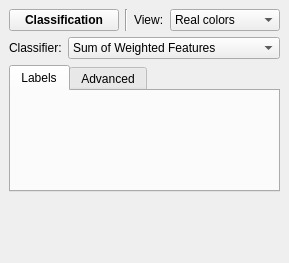
<?xml version="1.0" encoding="UTF-8"?>
<ui version="4.0">
 <class>Classification</class>
 <widget class="QDockWidget" name="Classification">
  <property name="geometry">
   <rect>
    <x>0</x>
    <y>0</y>
    <width>289</width>
    <height>263</height>
   </rect>
  </property>
  <property name="sizePolicy">
   <sizepolicy hsizetype="Preferred" vsizetype="Minimum">
    <horstretch>0</horstretch>
    <verstretch>0</verstretch>
   </sizepolicy>
  </property>
  <property name="windowTitle">
   <string>Classification</string>
  </property>
  <widget class="QWidget" name="dockWidgetContents">
   <layout class="QVBoxLayout" name="verticalLayout_3">
    <item>
     <layout class="QHBoxLayout" name="horizontalLayout_7">
      <item>
       <widget class="QPushButton" name="menu">
        <property name="font">
         <font>
          <weight>75</weight>
          <bold>true</bold>
         </font>
        </property>
        <property name="text">
         <string>Classification</string>
        </property>
       </widget>
      </item>
      <item>
       <widget class="Line" name="line">
        <property name="orientation">
         <enum>Qt::Vertical</enum>
        </property>
       </widget>
      </item>
      <item>
       <widget class="QLabel" name="label">
        <property name="sizePolicy">
         <sizepolicy hsizetype="Maximum" vsizetype="Preferred">
          <horstretch>0</horstretch>
          <verstretch>0</verstretch>
         </sizepolicy>
        </property>
        <property name="text">
         <string>View:</string>
        </property>
       </widget>
      </item>
      <item>
       <widget class="QComboBox" name="display">
        <property name="currentIndex">
         <number>0</number>
        </property>
        <item>
         <property name="text">
          <string>Real colors</string>
         </property>
        </item>
        <item>
         <property name="text">
          <string>Classification</string>
         </property>
        </item>
        <item>
         <property name="text">
          <string>Training sets</string>
         </property>
        </item>
       </widget>
      </item>
     </layout>
    </item>
    <item>
     <layout class="QHBoxLayout" name="horizontalLayout">
      <item>
       <widget class="QLabel" name="label_7">
        <property name="sizePolicy">
         <sizepolicy hsizetype="Maximum" vsizetype="Preferred">
          <horstretch>0</horstretch>
          <verstretch>0</verstretch>
         </sizepolicy>
        </property>
        <property name="text">
         <string>Classifier:</string>
        </property>
       </widget>
      </item>
      <item>
       <widget class="QComboBox" name="classifier">
        <property name="currentIndex">
         <number>0</number>
        </property>
        <item>
         <property name="text">
          <string>Sum of Weighted Features</string>
         </property>
        </item>
        <item>
         <property name="text">
          <string>Random Forest</string>
         </property>
        </item>
       </widget>
      </item>
     </layout>
    </item>
    <item>
     <widget class="QTabWidget" name="tabWidget">
      <property name="currentIndex">
       <number>0</number>
      </property>
      <widget class="QWidget" name="tab">
       <attribute name="title">
        <string>Labels</string>
       </attribute>
       <layout class="QVBoxLayout" name="verticalLayout_2">
        <item>
         <layout class="QGridLayout" name="labelGrid">
          <property name="sizeConstraint">
           <enum>QLayout::SetDefaultConstraint</enum>
          </property>
         </layout>
        </item>
       </layout>
      </widget>
      <widget class="QWidget" name="tab_2">
       <attribute name="title">
        <string>Advanced</string>
       </attribute>
       <layout class="QVBoxLayout" name="verticalLayout">
        <item>
         <layout class="QHBoxLayout" name="horizontalLayout_4" stretch="0,2">
          <item>
           <widget class="QLabel" name="label_2">
            <property name="sizePolicy">
             <sizepolicy hsizetype="MinimumExpanding" vsizetype="Preferred">
              <horstretch>0</horstretch>
              <verstretch>0</verstretch>
             </sizepolicy>
            </property>
            <property name="text">
             <string>Features:</string>
            </property>
           </widget>
          </item>
          <item>
           <widget class="QComboBox" name="selected_feature">
            <property name="sizePolicy">
             <sizepolicy hsizetype="MinimumExpanding" vsizetype="Fixed">
              <horstretch>0</horstretch>
              <verstretch>0</verstretch>
             </sizepolicy>
            </property>
           </widget>
          </item>
         </layout>
        </item>
        <item>
         <widget class="QSlider" name="feature_weight">
          <property name="sizePolicy">
           <sizepolicy hsizetype="MinimumExpanding" vsizetype="Fixed">
            <horstretch>0</horstretch>
            <verstretch>0</verstretch>
           </sizepolicy>
          </property>
          <property name="maximum">
           <number>1000</number>
          </property>
          <property name="pageStep">
           <number>50</number>
          </property>
          <property name="value">
           <number>500</number>
          </property>
          <property name="orientation">
           <enum>Qt::Horizontal</enum>
          </property>
          <property name="invertedAppearance">
           <bool>false</bool>
          </property>
          <property name="invertedControls">
           <bool>false</bool>
          </property>
          <property name="tickPosition">
           <enum>QSlider::TicksBothSides</enum>
          </property>
         </widget>
        </item>
        <item>
         <layout class="QGridLayout" name="gridLayout">
          <item row="0" column="1">
           <spacer name="horizontalSpacer">
            <property name="orientation">
             <enum>Qt::Horizontal</enum>
            </property>
            <property name="sizeHint" stdset="0">
             <size>
              <width>40</width>
              <height>20</height>
             </size>
            </property>
           </spacer>
          </item>
          <item row="0" column="0">
           <widget class="QLabel" name="label_3">
            <property name="font">
             <font>
              <weight>75</weight>
              <bold>true</bold>
             </font>
            </property>
            <property name="text">
             <string>Label</string>
            </property>
           </widget>
          </item>
          <item row="0" column="2">
           <widget class="QLabel" name="label_4">
            <property name="font">
             <font>
              <weight>75</weight>
              <bold>true</bold>
             </font>
            </property>
            <property name="text">
             <string>Effect</string>
            </property>
           </widget>
          </item>
          <item row="0" column="3">
           <spacer name="horizontalSpacer_4">
            <property name="orientation">
             <enum>Qt::Horizontal</enum>
            </property>
            <property name="sizeHint" stdset="0">
             <size>
              <width>40</width>
              <height>20</height>
             </size>
            </property>
           </spacer>
          </item>
         </layout>
        </item>
       </layout>
      </widget>
     </widget>
    </item>
    <item>
     <spacer name="verticalSpacer">
      <property name="orientation">
       <enum>Qt::Vertical</enum>
      </property>
      <property name="sizeHint" stdset="0">
       <size>
        <width>20</width>
        <height>12</height>
       </size>
      </property>
     </spacer>
    </item>
   </layout>
  </widget>
 </widget>
 <resources/>
 <connections/>
</ui>
